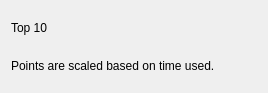
<?xml version="1.0" encoding="UTF-8"?>
<ui version="4.0">
 <class>ResultDialog</class>
 <widget class="QDialog" name="ResultDialog">
  <property name="geometry">
   <rect>
    <x>0</x>
    <y>0</y>
    <width>268</width>
    <height>93</height>
   </rect>
  </property>
  <property name="windowTitle">
   <string>Dialog</string>
  </property>
  <layout class="QGridLayout" name="gridLayout">
   <item row="0" column="0">
    <layout class="QVBoxLayout" name="verticalLayout">
     <item>
      <widget class="QLabel" name="label">
       <property name="text">
        <string>Top 10</string>
       </property>
      </widget>
     </item>
     <item>
      <widget class="QLabel" name="label_2">
       <property name="text">
        <string>Points are scaled based on time used.</string>
       </property>
      </widget>
     </item>
    </layout>
   </item>
  </layout>
 </widget>
 <resources/>
 <connections/>
</ui>
